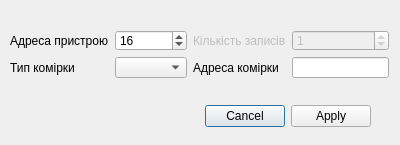
<?xml version="1.0" encoding="UTF-8"?>
<ui version="4.0">
 <class>DialogRecord</class>
 <widget class="QDialog" name="DialogRecord">
  <property name="geometry">
   <rect>
    <x>0</x>
    <y>0</y>
    <width>400</width>
    <height>145</height>
   </rect>
  </property>
  <property name="sizePolicy">
   <sizepolicy hsizetype="Fixed" vsizetype="Fixed">
    <horstretch>0</horstretch>
    <verstretch>0</verstretch>
   </sizepolicy>
  </property>
  <property name="minimumSize">
   <size>
    <width>400</width>
    <height>145</height>
   </size>
  </property>
  <property name="maximumSize">
   <size>
    <width>400</width>
    <height>145</height>
   </size>
  </property>
  <property name="windowTitle">
   <string>Новий запис</string>
  </property>
  <property name="modal">
   <bool>false</bool>
  </property>
  <widget class="QDialogButtonBox" name="buttonBox">
   <property name="geometry">
    <rect>
     <x>30</x>
     <y>100</y>
     <width>341</width>
     <height>32</height>
    </rect>
   </property>
   <property name="orientation">
    <enum>Qt::Horizontal</enum>
   </property>
   <property name="standardButtons">
    <set>QDialogButtonBox::Apply|QDialogButtonBox::Cancel</set>
   </property>
  </widget>
  <widget class="QWidget" name="layoutWidget">
   <property name="geometry">
    <rect>
     <x>10</x>
     <y>30</y>
     <width>379</width>
     <height>48</height>
    </rect>
   </property>
   <layout class="QGridLayout" name="gridLayout_2">
    <item row="0" column="0">
     <widget class="QLabel" name="labelAddr">
      <property name="text">
       <string>Адреса пристрою</string>
      </property>
     </widget>
    </item>
    <item row="0" column="1">
     <widget class="QSpinBox" name="spinBoxDeviceAddr">
      <property name="maximum">
       <number>255</number>
      </property>
      <property name="value">
       <number>16</number>
      </property>
     </widget>
    </item>
    <item row="0" column="2">
     <widget class="QLabel" name="label">
      <property name="enabled">
       <bool>false</bool>
      </property>
      <property name="text">
       <string>Кількість записів</string>
      </property>
     </widget>
    </item>
    <item row="0" column="3">
     <widget class="QSpinBox" name="spinBoxRecordNum">
      <property name="enabled">
       <bool>false</bool>
      </property>
      <property name="value">
       <number>1</number>
      </property>
     </widget>
    </item>
    <item row="1" column="0">
     <widget class="QLabel" name="labelRegType">
      <property name="text">
       <string>Тип комірки</string>
      </property>
     </widget>
    </item>
    <item row="1" column="1">
     <widget class="QComboBox" name="comboBoxType"/>
    </item>
    <item row="1" column="2">
     <widget class="QLabel" name="labelAddressRegister">
      <property name="text">
       <string>Адреса комірки</string>
      </property>
     </widget>
    </item>
    <item row="1" column="3">
     <widget class="QLineEdit" name="lineEditRegAddr">
      <property name="inputMethodHints">
       <set>Qt::ImhDigitsOnly</set>
      </property>
     </widget>
    </item>
   </layout>
  </widget>
 </widget>
 <resources/>
 <connections>
  <connection>
   <sender>buttonBox</sender>
   <signal>accepted()</signal>
   <receiver>DialogRecord</receiver>
   <slot>accept()</slot>
   <hints>
    <hint type="sourcelabel">
     <x>248</x>
     <y>254</y>
    </hint>
    <hint type="destinationlabel">
     <x>157</x>
     <y>274</y>
    </hint>
   </hints>
  </connection>
  <connection>
   <sender>buttonBox</sender>
   <signal>rejected()</signal>
   <receiver>DialogRecord</receiver>
   <slot>reject()</slot>
   <hints>
    <hint type="sourcelabel">
     <x>316</x>
     <y>260</y>
    </hint>
    <hint type="destinationlabel">
     <x>286</x>
     <y>274</y>
    </hint>
   </hints>
  </connection>
 </connections>
</ui>
